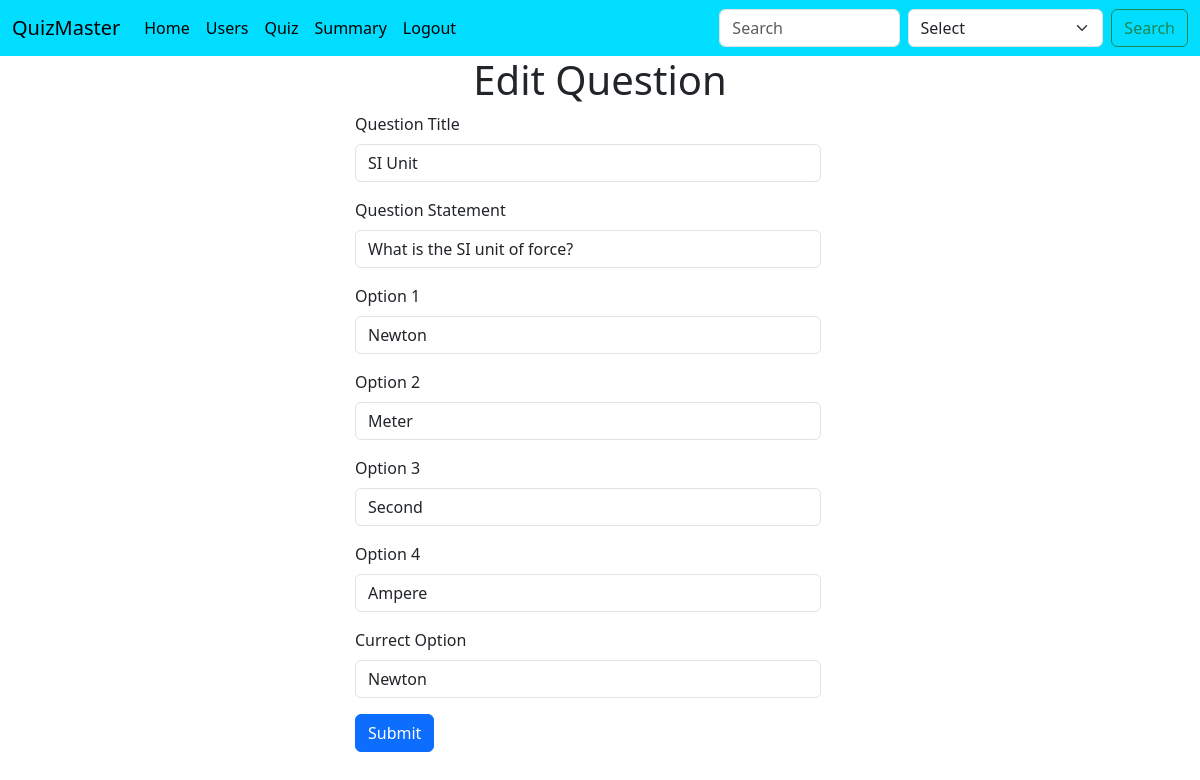
Page /edit_question/1 (signed in) on the committed database.
### controllers/database.py (models this page shows, shortened)
class Question(db.Model):
    __tablename__ = 'questions'
    id = db.Column(db.Integer, primary_key=True)
    quiz_id = db.Column(db.Integer, db.ForeignKey('quiz.id'), nullable=False)
    question_title = db.Column(db.String(50),nullable = False)
    question_statement = db.Column(db.Text, nullable=False)
    option1 = db.Column(db.String(100), nullable=False)
    option2 = db.Column(db.String(100), nullable=False)
    option3 = db.Column(db.String(100), nullable=False)
    option4 = db.Column(db.String(100), nullable=False)
    correct_option = db.Column(db.String(100), nullable=False)
    user_answers = db.relationship('UserAnswers', backref='question', lazy=True, cascade="all, delete-orphan")

### controllers/edit_routes.py (the view, shortened to what this page needs)
@app.route("/edit_question/<int:question_id>" , methods = ["GET","POST"])
def edit_question(question_id):
    if session.get("user_role",None) == "admin":
        question = Question.query.filter_by(id = question_id).first()
        if not question:
            flash("Question not found")
            return redirect(url_for("quiz_management"))
        if request.method == "GET":
            return render_template("edit_question.html",question = question)
    else:
        flash("You are not authorized to access this page")
        return redirect(url_for("quiz_management"))

### templates/edit_question.html (shortened to what this page needs)
{% extends 'base.html' %}
{% block body %}
<div><h1 class = "text-center">Edit Question</h1></div>
<div class="container-fluid row justify-content-center">
    <form class = "col-5" action="{{url_for('edit_question', question_id = question.id)}}" method="POST">
        <div class="mb-3">
            <label for="exampleFormControlInput1" class="form-label">Question Title</label>
            <input type="text" class="form-control" id="exampleFormControlInput1" name="question_title" value="{{question.question_title}}">
        </div>
        <div class="mb-3">
            <label for="inputPassword5" class="form-label">Question Statement</label>
            <input type="text" id="inputPassword5" class="form-control" aria-describedby="passwordHelpBlock" name="question_statement" value="{{question.question_statement}}">
        </div>
        <div class="mb-3">
            <label for="inputPassword5" class="form-label">Option 1</label>
            <input type="text" id="inputPassword5" class="form-control" aria-describedby="passwordHelpBlock" name="option1" value="{{question.option1}}">
        </div>
        <div class="mb-3">
            <label for="inputPassword5" class="form-label">Option 2</label>
            <input type="text" id="inputPassword5" class="form-control" aria-describedby="passwordHelpBlock" name="option2" value="{{question.option2}}">
        </div>
        <div class="mb-3">
            <label for="inputPassword5" class="form-label">Option 3</label>
            <input type="text" id="inputPassword5" class="form-control" aria-describedby="passwordHelpBlock" name="option3" value="{{question.option3}}">
        </div>
        <div class="mb-3">
            <label for="inputPassword5" class="form-label">Option 4</label>
            <input type="text" id="inputPassword5" class="form-control" aria-describedby="passwordHelpBlock" name="option4" value="{{question.option4}}">
        </div>
        <div class="mb-3">
            <label for="inputPassword5" class="form-label">Currect Option</label>
            <input type="text" id="inputPassword5" class="form-control" aria-describedby="passwordHelpBlock" name="correct_option" value="{{question.correct_option}}">
        </div>
        <div>
            <button type="submit" class="btn btn-primary">Submit</button>
        </div>
    </form>
</div>
{% endblock body %}

### rows in the picture
Question: question_title "SI Unit", question_statement "What is the SI unit of force?", option1 "Newton", option2 "Meter", option3 "Second", option4 "Ampere", correct_option "Newton"
